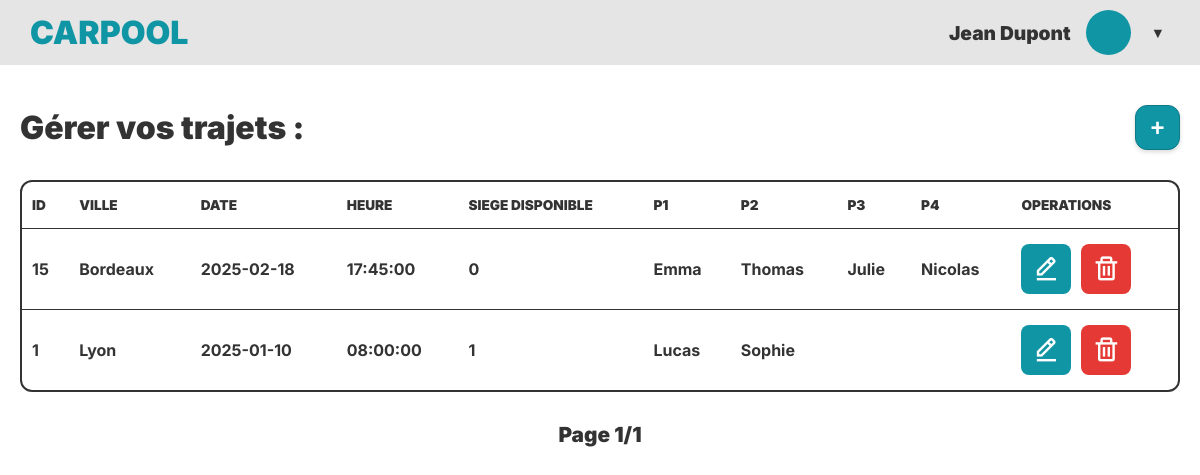
The page /users/gestionTrajetsUser.php (signed in) on the database its author committed.
### tables this page shows
CREATE TABLE IF NOT EXISTS `trajet` (
  `trajet_id` int NOT NULL AUTO_INCREMENT,
  `trajet_ville` varchar(50) NOT NULL,
  `trajet_date` date NOT NULL,
  `trajet_heure` time NOT NULL,
  `trajet_users_id` int NOT NULL,
  `trajet_nbpassager_max` int NOT NULL,
  `trajet_date_publication` datetime DEFAULT NULL,
  PRIMARY KEY (`trajet_id`)
);

CREATE TABLE IF NOT EXISTS `users` (
  `users_id` int NOT NULL AUTO_INCREMENT,
  `users_mail` varchar(50) NOT NULL,
  `users_firstname` varchar(50) NOT NULL,
  `users_lastname` varchar(50) NOT NULL,
  `users_pwd` varchar(50) NOT NULL,
  `users_ville` varchar(50) DEFAULT NULL,
  `users_contact` varchar(100) DEFAULT NULL,
  `users_is_admin` tinyint(1) NOT NULL DEFAULT '0',
  PRIMARY KEY (`users_id`),
  UNIQUE KEY `users_mail` (`users_mail`)
);

### include/function.php (called while the page is built)
<?php
function hsc($value)
{
    return htmlspecialchars(is_null($value) ? "" : $value);
}
?>

### users/gestionTrajetsUser.php (the view, shortened to what this page needs)
<?php
require_once $_SERVER["DOCUMENT_ROOT"] . "../include/connect.php";
require_once $_SERVER["DOCUMENT_ROOT"] . "../include/function.php";
$limit = 10;
$page = isset($_GET['page']) ? (int)$_GET['page'] : 1;
$offset = ($page - 1) * $limit;
$users_id = $_SESSION["users_id"];
$stmtCount = $db->prepare("SELECT COUNT(*) FROM `trajet` WHERE `trajet_users_id` = :uid");
$stmtCount->execute(['uid' => $users_id]);
$total = $stmtCount->fetchColumn();
$totalPages = ceil($total / $limit);
$stmt = $db->prepare("
    SELECT
    trajet_id,
    trajet_heure,
    trajet_ville,
    trajet_date,
    trajet_nbpassager_max,
    u1.users_firstname AS passager_1,
    u2.users_firstname AS passager_2,
    u3.users_firstname AS passager_3,
    u4.users_firstname AS passager_4
    FROM `trajet`
    LEFT JOIN `passager` p ON p.passager_trajet_id = trajet_id
    LEFT JOIN `users` u1 ON p.passager_un_users_id = u1.users_id
    LEFT JOIN `users` u2 ON p.passager_deux_users_id = u2.users_id
    LEFT JOIN `users` u3 ON p.passager_trois_users_id = u3.users_id
    LEFT JOIN `users` u4 ON p.passager_quatre_users_id = u4.users_id
    WHERE `trajet_users_id` = :uid
    ORDER BY trajet_id DESC
    LIMIT $limit OFFSET $offset
");
$stmt->execute(['uid' => $users_id]);
$recordset = $stmt->fetchAll(PDO::FETCH_ASSOC);
?>
<!DOCTYPE html>
<html lang="fr">
<head>
    <link rel="stylesheet" href="../style/style.css">
    <link rel="stylesheet" href="../style/gestionTrajetsUser.css">
    <link href='https://unpkg.com/boxicons@2.1.4/css/boxicons.min.css' rel='stylesheet'>
</head>
<body class="page-specifique">
    <?php require_once "../include/header.php"; ?>
    <main class="conteneur-large">
        <div class="entete-section">
            <h1 class="titre-page">Gérer vos trajets :</h1>
            <a href="ajoutTrajets.php">
                <button class="bouton-icone" title="Ajouter un trajet" href="ajoutTrajets.php">+</button>
            </a>
        </div>
        <div class="conteneur-table">
            <table class="table-crud">
                <thead>
                    <tr>
                        <th>ID</th>
                        <th>VILLE</th>
                        <th>DATE</th>
                        <th>HEURE</th>
                        <th>SIEGE DISPONIBLE</th>
                        <th>P1</th>
                        <th>P2</th>
                        <th>P3</th>
                        <th>P4</th>
                        <th>OPERATIONS</th>
                    </tr>
                </thead>
                <tbody>
                    <?php foreach ($recordset as $row) {
                        $siegeDispo = $row["trajet_nbpassager_max"];
                        if (!is_null($row["passager_1"])) {
                            $siegeDispo--;
                        }
                        if (!is_null($row["passager_2"])) {
                            $siegeDispo--;
                        }
                        if (!is_null($row["passager_3"])) {
                            $siegeDispo--;
                        }
                        if (!is_null($row["passager_4"])) {
                            $siegeDispo--;
                        }
                    ?>
                        <tr>
                            <td><?= hsc($row["trajet_id"]); ?></td>
                            <td><?= hsc($row["trajet_ville"]); ?></td>
                            <td><?= hsc($row["trajet_date"]); ?></td>
                            <td><?= hsc($row["trajet_heure"]); ?></td>
                            <td><?= $siegeDispo; ?></td>
                            <td><?= hsc($row["passager_1"]); ?></td>
                            <td><?= hsc($row["passager_2"]); ?></td>
                            <td><?= hsc($row["passager_3"]); ?></td>
                            <td><?= hsc($row["passager_4"]); ?></td>
                            <td>
                                <div class="actions-tableau">
                                    <form action="modifTrajets.php" method="post" class="form-action">
                                        <button type="submit" class="bouton-action bouton-modifier" title="Modifier">
                                            <i class="bx bx-edit-alt"></i>
                                        </button>
                                    </form>
                                    <button type="button" class="bouton-action bouton-supprimer" title="Supprimer">
                                        <i class="bx bx-trash"></i>
                                    </button>
                                </div>
                            </td>
                        </tr>
                    <?php } ?>
                </tbody>
            </table>
        </div>
        <div class="pagination">
            <span class="texte-pagination">Page <?= $page ?>/<?= $totalPages ?></span>
        </div>
    </main>
</body>
</html>

### style/style.css (style rules this page uses)
:root { --couleur-primaire: #1095a4; --couleur-texte: #333333; --couleur-secondaire: #cccfd1; --couleur-fond: #efefef; --police-principale: 'Inter', sans-serif; }
* { box-sizing: border-box; margin: 0; padding: 0; }
body { font-family: var(--police-principale); background-color: var(--couleur-fond); color: var(--couleur-texte); min-height: 100vh; display: flex; justify-content: center; padding: 40px 20px; }
a { text-decoration: none; color: inherit; }
body.page-specifique { display: block; padding: 0; }

### style/gestionTrajetsUser.css (style rules this page uses)
.page-specifique { background-color: #ffffff; }
.conteneur-large { max-width: 1200px; margin: 0 auto; padding: 40px 20px; }
.entete-section { display: flex; justify-content: space-between; align-items: center; margin-bottom: 30px; }
.titre-page { font-size: 2rem; font-weight: 900; color: var(--couleur-texte); }
.bouton-icone { background-color: var(--couleur-primaire); color: white; border: 1px solid #0d7a86; border-radius: 12px; width: 45px; height: 45px; font-size: 1.5rem; font-weight: 900; display: flex; justify-content: center; align-items: center; cursor: pointer; box-shadow: 0px 2px 4px rgba(0, 0, 0, 0.15); transition: opacity 0.2s; }
.conteneur-table { width: 100%; overflow-x: auto; border: 2px solid var(--couleur-texte); border-radius: 12px; background-color: white; }
.table-crud { width: 100%; min-width: 900px; border-collapse: collapse; text-align: left; }
.table-crud th, .table-crud td { padding: 15px 10px; }
.table-crud th { font-size: 0.85rem; font-weight: 900; color: var(--couleur-texte); text-transform: uppercase; }
.table-crud tbody tr { border-top: 1px solid var(--couleur-texte); }
.table-crud tbody td { font-weight: 700; color: var(--couleur-texte); }
.actions-tableau { display: flex; align-items: center; gap: 10px; }
.form-action { margin: 0; }
.bouton-action { display: flex; justify-content: center; align-items: center; width: 50px; height: 50px; border: none; border-radius: 8px; font-size: 1.8rem; cursor: pointer; transition: opacity 0.2s ease; color: white; }
.bouton-modifier { background-color: var(--couleur-primaire); }
.bouton-supprimer { background-color: #e53935; }
.pagination { display: flex; justify-content: center; align-items: center; gap: 20px; margin-top: 30px; }
.texte-pagination { font-size: 1.3rem; font-weight: 900; color: var(--couleur-texte); }

### rows shown on the page
trajet: trajet_id "15", trajet_ville "Bordeaux", trajet_date "2025-02-18", trajet_heure "17:45:00", siegeDispo "0", users.users_firstname "Emma", users.users_firstname "Thomas", users.users_firstname "Julie", users.users_firstname "Nicolas"
trajet: trajet_id "1", trajet_ville "Lyon", trajet_date "2025-01-10", trajet_heure "08:00:00", siegeDispo "1", users.users_firstname "Lucas", users.users_firstname "Sophie"

### other values the page prints
$_SESSION['users_firstname'] "Jean"
$_SESSION['users_lastname'] "Dupont"
$page "1"
$totalPages "1"
